Frame 1 (no input): blank canvas, image omitted
Frame 60 (no input): blank canvas, image omitted
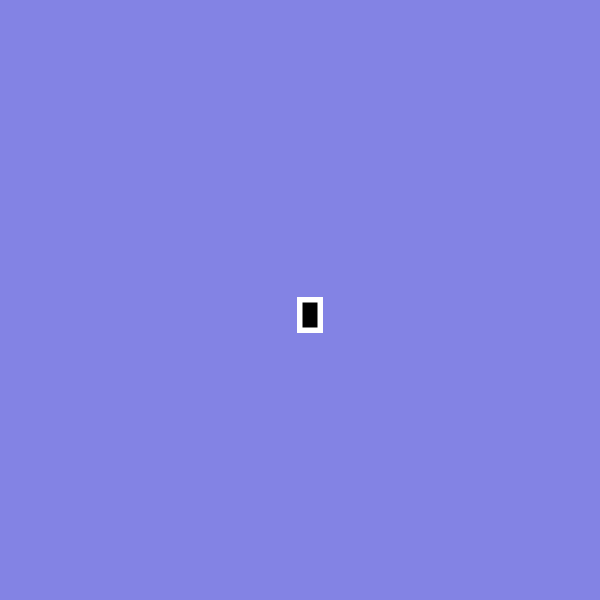
Frame 120 (the mouse pressed at the canvas centre since frame 60)

The p5.js sketch whose frames 1 and 60 were blank and that drew this single picture after the mouse press (run headless with seeded random() and noise() and a simulated clock; from frame 60 on, the mouse is pressed at the canvas centre):

// p5.js sketch
// ── sketch.js
function setup() {
  createCanvas(600, 600);
background("rgb(131,131,228) ")
}

  
function draw() {
  fill("black")
  stroke("white")
  strokeWeight(5);
  
  if(mouseIsPressed)
  rect(mouseX, mouseY, 20, 30)
  }
